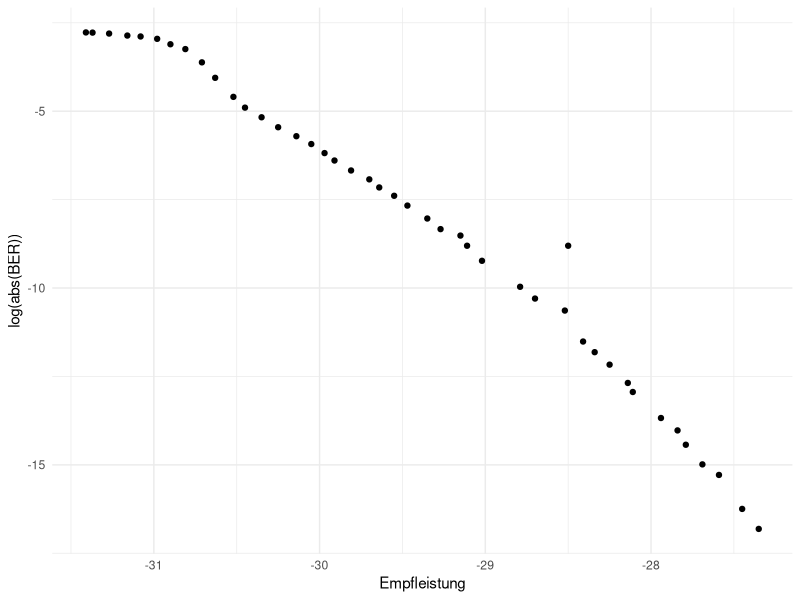

Source code (R):
library("ggplot2")

width   <- 10
height  <- 0.618 * width
outName <- "BERcurve.pdf"

data <- read.csv("ber.csv")
startAttenuation <- 22.35
endAttenuation   <- 26.65
data$attenuation = seq(startAttenuation, endAttenuation, by = 0.1)
data

p <- ggplot(data, aes(x = Empfleistung, y = log(abs(BER)))) +
  theme_minimal() +
  geom_point()


pdf(outName, width, height)
p
